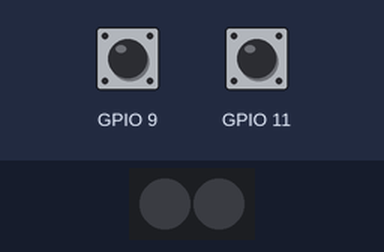
This program was run on a simulated Raspberry Pi (BCM pin numbers). Parts: 2 RGB LEDs in strip order, left to right. The test bench sets the inputs (shaded band); at power-on: GPIO 9 HIGH, GPIO 11 HIGH. Dim RGB values are drawn brighter than linear; what the program prints to the terminal is not drawn.

Above: at 1.2 s.
1.3 s: GPIO 9 pulled LOW for 0.15 s
At 1.76 s:
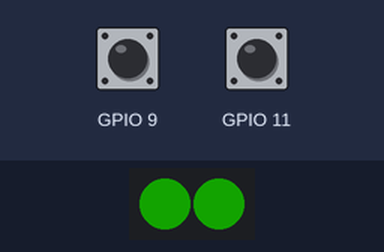
4.3 s: GPIO 11 pulled LOW for 0.15 s
At 5.57 s:
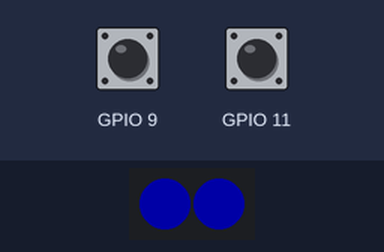
7.3 s: GPIO 11 pulled LOW for 1 s
At 7.41 s:
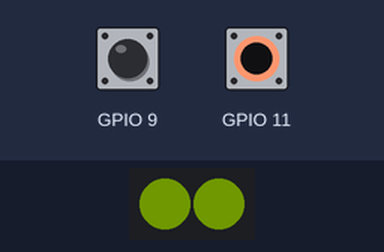
10.3 s: GPIO 9 pulled LOW for 1 s
At 10.9 s:
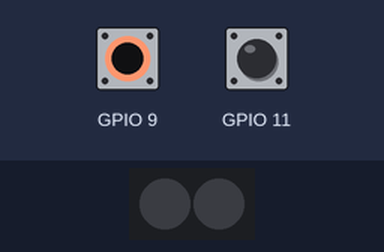
13.3 s: GPIO 9 pulled LOW for 3.2 s
Timing chart, 0 to 19.0 s (numbered marks = the images above; inputs shaded):
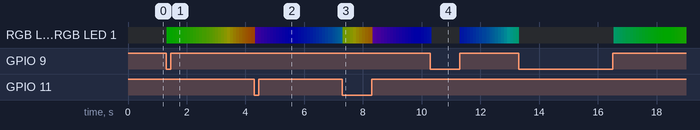

The program:

Michael.py
```python
import RPi.GPIO as GPIO
from neopixel import *
import time

BUTTON1_PIN    = 11
BUTTON2_PIN    = 9

# LED strip configuration:
LED_COUNT      = 2       # Number of LED pixels.
LED_PIN        = 13      # GPIO pin connected to the pixels (12, 18 uses PWM!).
LED_FREQ_HZ    = 800000  # LED signal frequency in hertz (usually 800khz)
LED_DMA        = 5       # DMA channel to use for generating signal (try 5)
LED_BRIGHTNESS = 050     # Set to 0 for darkest and 255 for brightest
LED_INVERT     = False   # True to invert the signal (when using NPN transistor level shift)
LED_CHANNEL    = 1       # set to '1' for GPIOs 13, 19, 41, 45 or 53
LED_STRIP      = ws.WS2811_STRIP_GRB   # Strip type and colour ordering

def setup():
    GPIO.setmode(GPIO.BCM)
    GPIO.setup(BUTTON1_PIN, GPIO.IN, pull_up_down=GPIO.PUD_UP)
    GPIO.add_event_detect(BUTTON1_PIN, GPIO.BOTH, callback=changeColor, bouncetime=200)
    GPIO.setup(BUTTON2_PIN, GPIO.IN, pull_up_down=GPIO.PUD_UP)
    GPIO.add_event_detect(BUTTON2_PIN, GPIO.BOTH, callback=WLED_On_Off, bouncetime=200)

    global strip
    strip = Adafruit_NeoPixel(LED_COUNT, LED_PIN, LED_FREQ_HZ, LED_DMA, LED_INVERT, LED_BRIGHTNESS, LED_CHANNEL, LED_STRIP)
    global WLED_STATUS
    WLED_STATUS = False
    global color
    color = 1

def wheel(pos):
    if pos < 85:
	return Color(pos * 3, 255 - pos * 3, 0)
    elif pos < 170:
	pos -= 85
	return Color(255 - pos * 3, 0, pos * 3)
    else:
	pos -= 170
	return Color(0, pos * 3, 255 - pos * 3)

def changeColor(channel):
    global color
    color = (color + 85) % 255

def WLED_On_Off(channel):
    global WLED_STATUS
    WLED_STATUS = not WLED_STATUS

def setWLEDcolor(color):
    global strip
    for index in range(LED_COUNT):
        strip.setPixelColor(index, color)
    strip.show()

def main():
    global strip
    strip.begin()
    print ('Press Ctrl-C to quit.')
    while True:
        global WLED_STATUS
        if WLED_STATUS == True:
            global color
            setWLEDcolor(wheel(color & 255))
            color += 1
        else:
            setWLEDcolor(0)

        time.sleep(0.05)


if __name__ == '__main__':
    try:
        setup()
        main()
    finally:
        setWLEDcolor(0)
        GPIO.cleanup()
```
